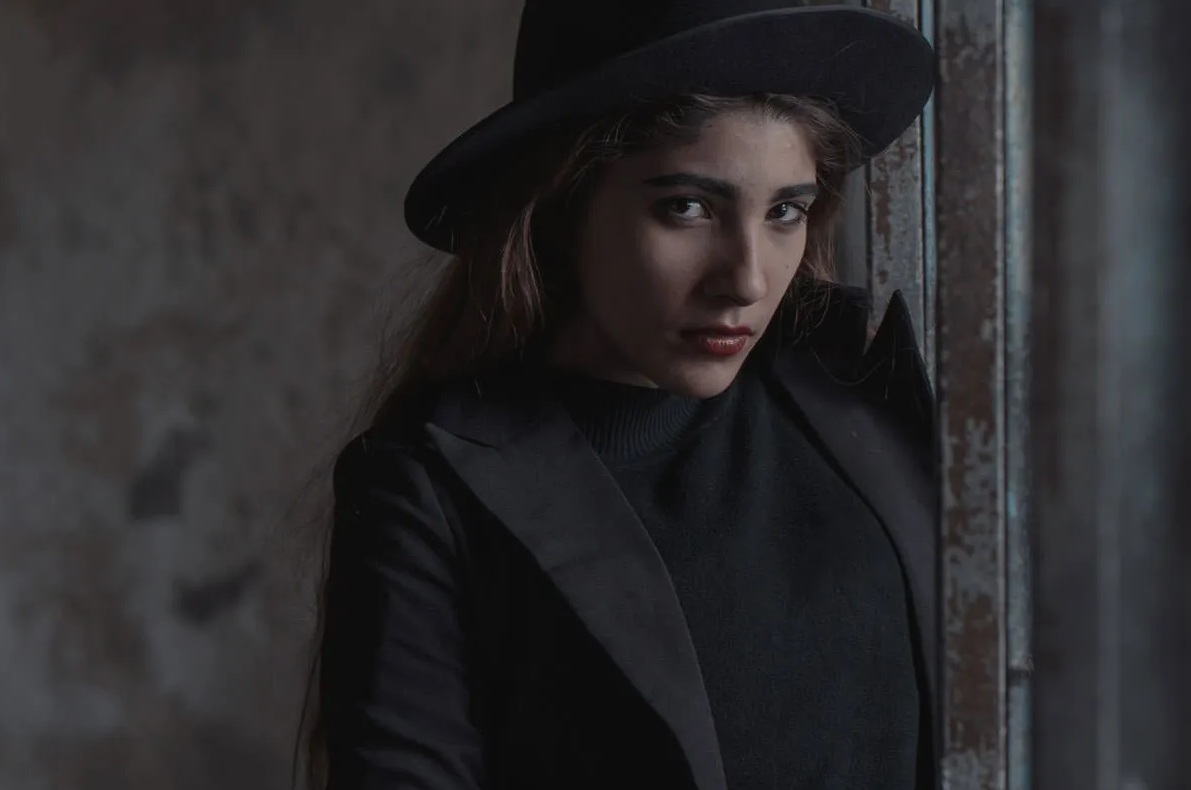
#> input picture test.png, 1191 x 790 px
$ python -i main.py   (imports and definitions only)
#> lines starting #> are read from the running program, lines starting #| are printed output that depends on the picture; long printed decimals are rounded
import PIL
from PIL import Image, ImageStat, ImageEnhance
import os
import random


def imgprocessor(file: str, fixedbrightness=100, precision=0.5):
#> called with file = 'test.png', fixedbrightness = 100, precision = 0.5
    if file == "": return {"error": True, "reason": "File path not given"}
    if fixedbrightness == "": fixedbrightness = 100
    if fixedbrightness > 250: fixedbrightness = 200
    if precision == "": precision = 0.5
    if not os.path.exists(file):
        return {"error": True, "reason": "File does not exist"}
    if not os.path.exists("temp/"):
        os.mkdir("temp/")

    print("on file", file)
    try:
        im = PIL.Image.open(file)
#> im is the input picture: PIL image 1191x790 RGB; mean R, G, B 44.6, 43.3, 45
        bw = im.convert("L")
        imagebr = ImageStat.Stat(bw)
        imagebr = imagebr.rms
#> imagebr = [49.03]
    except Exception:
        return {"error": True, "reason": "Probably not an image"}

    print("Dark image RMS:", imagebr, "\nFrom 1: " + str(float(imagebr[0]) / 100))
#| Dark image RMS: [49.031]
#| From 1: 0.4903
    Enhanceamount = 2 - float(imagebr[0]) / fixedbrightness
#> Enhanceamount = 1.51
    enhanced = ImageEnhance.Brightness(im).enhance(Enhanceamount)
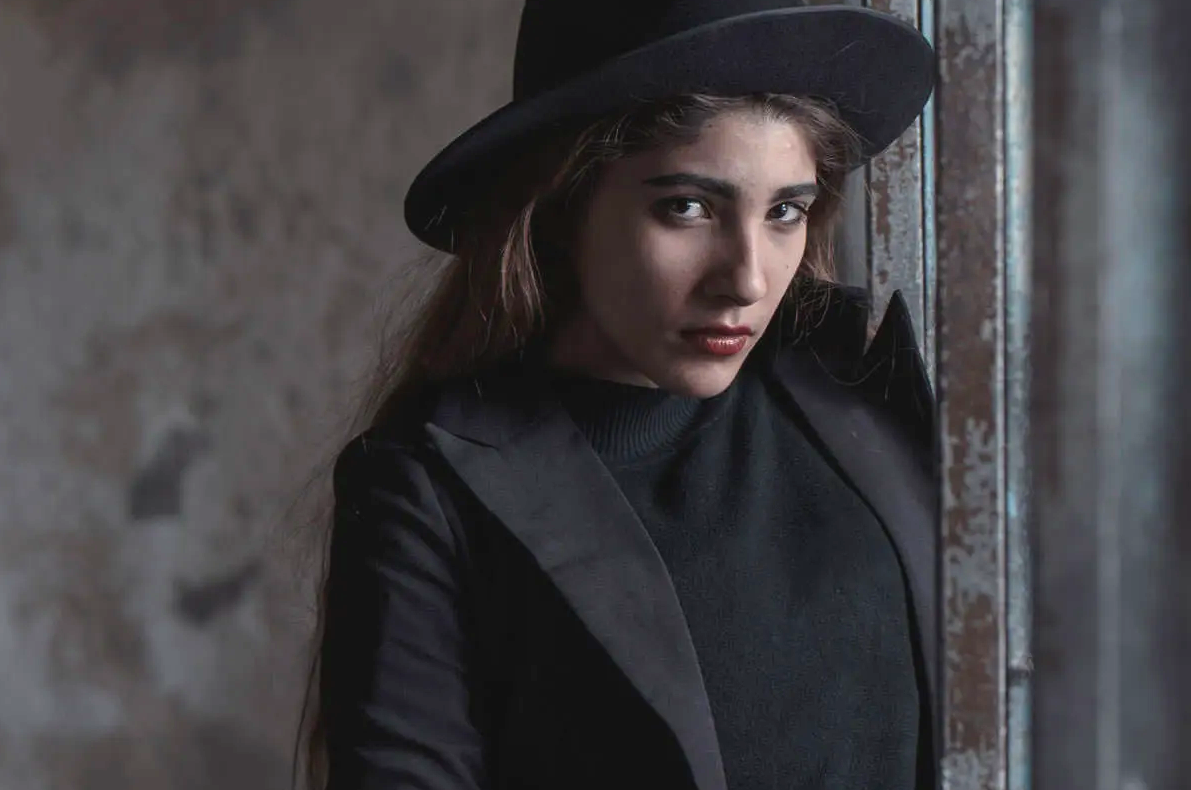
#> enhanced: PIL image 1191x790 RGB; mean R, G, B 66.9, 64.9, 67.5
    enhancedbw = enhanced.convert("L")
    enhancedbw = ImageStat.Stat(enhancedbw).rms
#> enhancedbw = [73.66]
    print(f"Enhanced from {str(float(imagebr[0]) / fixedbrightness)} to {Enhanceamount}")
#| Enhanced from 0.4903 to 1.510
    print(f"Current brightness is {enhancedbw}")
#| Current brightness is [73.656]
    lastenhance = str(float(imagebr[0]))
#> lastenhance = '49.031110561012596'
    print("hello")
    i = 2
    if enhancedbw[0] < fixedbrightness:
        while enhancedbw[0] < fixedbrightness:
            if Enhanceamount > fixedbrightness:
                print("Loop detected")
                break
            Enhanceamount = i - float(enhancedbw[0]) / fixedbrightness
            print(Enhanceamount)
            enhanced = ImageEnhance.Brightness(im).enhance(Enhanceamount)
            enhancedbw = enhanced.convert("L")
            enhancedbw = ImageStat.Stat(enhancedbw).rms
            print(f"Enhanced from {lastenhance} to {Enhanceamount}")
            print(f"Current brightness is {enhancedbw}")
            lastenhance = enhancedbw
            i = i + precision
#> this loop made 3 passes
#> (Enhanceamount, enhancedbw, lastenhance, i) on passes 1 to 3: (1.26, [61.52], [61.52], 2.5), (1.88, [91.97], [91.97], 3), (2.08, [101.4], [101.4], 3.5)
#| 1.263
#| Enhanced from 49.031 to 1.263
#| Current brightness is [61.524]
#| 1.885
#| Enhanced from [61.524] to 1.885
#| Current brightness is [91.973]
#| 2.080
#| Enhanced from [91.973] to 2.080
#| Current brightness is [101.370]
#> pass 1, in imgprocessor, `enhanced = ImageEnhance.Brightness(im).enhance(Enhanceamount)`:
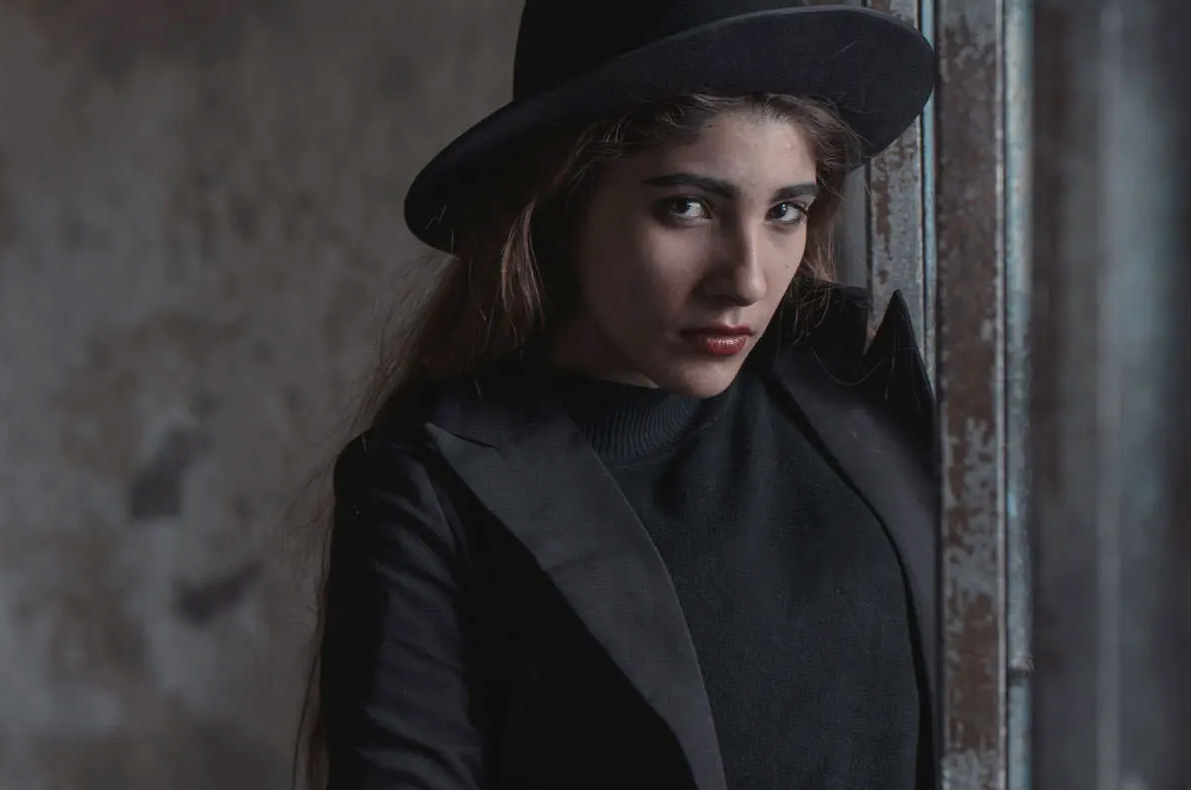
#> enhanced: PIL image 1191x790 RGB; mean R, G, B 55.9, 54.2, 56.4
#> pass 2, in imgprocessor, `enhanced = ImageEnhance.Brightness(im).enhance(Enhanceamount)`:
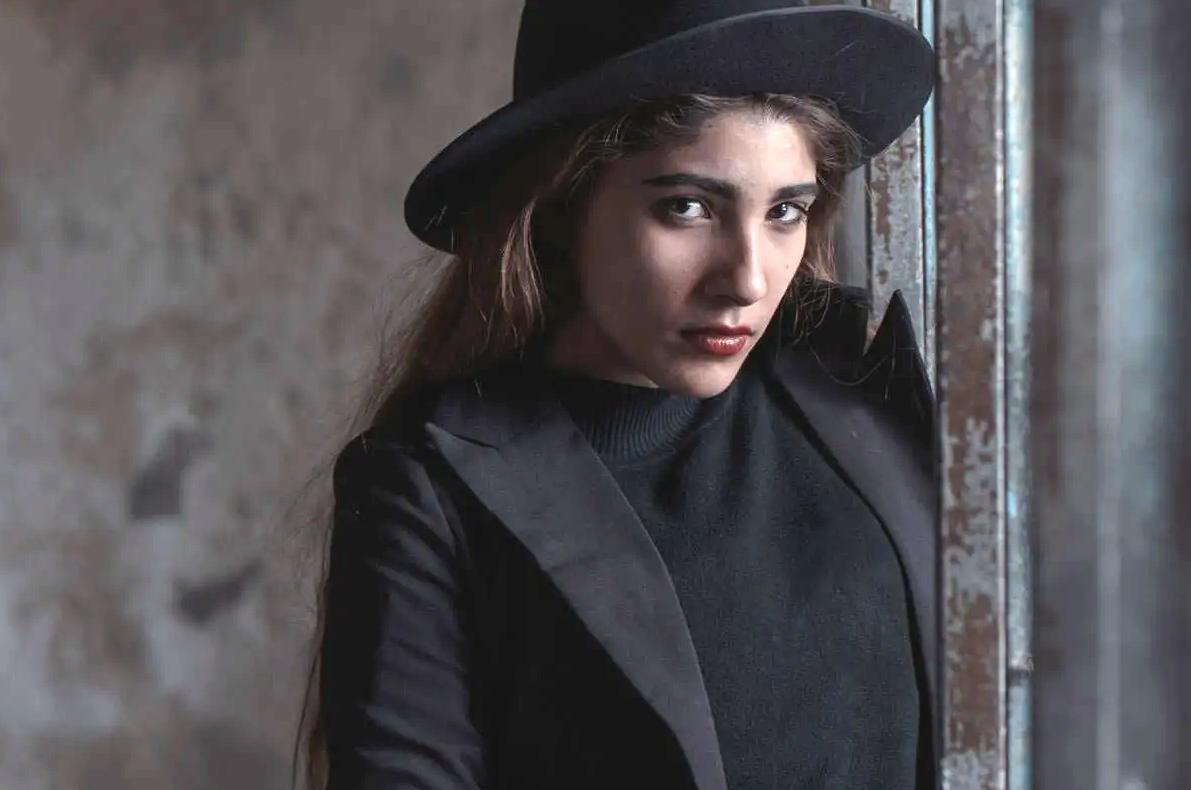
#> enhanced: PIL image 1191x790 RGB; mean R, G, B 83.6, 81.1, 84.4
#> after the loop, i = 3.5
    elif enhancedbw[0] > fixedbrightness:
        while enhancedbw[0] > fixedbrightness:
            Enhanceamount = i - float(enhancedbw[0]) / fixedbrightness
            print(Enhanceamount)
            enhanced = ImageEnhance.Brightness(im).enhance(Enhanceamount)
            enhancedbw = enhanced.convert("L")
            enhancedbw = ImageStat.Stat(enhancedbw).rms
            print(f"Enhanced from {lastenhance} to {Enhanceamount}")
            print(f"Current brightness is {enhancedbw}")
            lastenhance = enhancedbw
            i = i - precision/5
    while True:
        save = str(random.randint(100000, 999999))
        if not os.path.exists("temp/"+save+"-original") and not os.path.exists("temp/"+save+"-edited"):
            break
    extension = "."+file.split(".")[-1]
    print("extension:", extension)
    enhanced.save("temp/"+save+"-edited"+extension)
    im.save("temp/" + save+"-original"+extension)
    return {"error": False, "path": "temp/"+save, "extension": extension, "ofile": None, "efile": None}


# [43 lines not run here, left out]


>>> result = imgprocessor('test.png')
